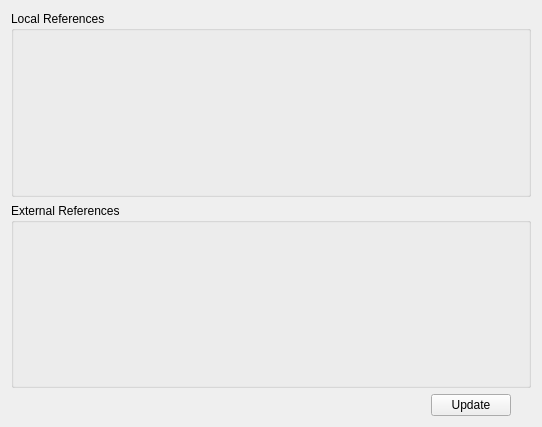
<?xml version="1.0" encoding="UTF-8"?>
<ui version="4.0">
 <class>Dialog</class>
 <widget class="QWidget" name="Dialog">
  <property name="geometry">
   <rect>
    <x>0</x>
    <y>0</y>
    <width>542</width>
    <height>427</height>
   </rect>
  </property>
  <property name="windowTitle">
   <string>Form</string>
  </property>
  <layout class="QVBoxLayout" name="verticalLayout">
   <item>
    <widget class="QGroupBox" name="local_group">
     <property name="title">
      <string>Local References</string>
     </property>
     <layout class="QVBoxLayout" name="verticalLayout_2">
      <item>
       <spacer name="verticalSpacer">
        <property name="orientation">
         <enum>Qt::Vertical</enum>
        </property>
        <property name="sizeHint" stdset="0">
         <size>
          <width>20</width>
          <height>40</height>
         </size>
        </property>
       </spacer>
      </item>
     </layout>
    </widget>
   </item>
   <item>
    <widget class="QGroupBox" name="external_group">
     <property name="title">
      <string>External References</string>
     </property>
     <layout class="QVBoxLayout" name="verticalLayout_3">
      <item>
       <spacer name="verticalSpacer_2">
        <property name="orientation">
         <enum>Qt::Vertical</enum>
        </property>
        <property name="sizeHint" stdset="0">
         <size>
          <width>20</width>
          <height>40</height>
         </size>
        </property>
       </spacer>
      </item>
     </layout>
    </widget>
   </item>
   <item>
    <layout class="QHBoxLayout" name="button_layout">
     <property name="rightMargin">
      <number>20</number>
     </property>
     <item>
      <spacer name="horizontalSpacer">
       <property name="orientation">
        <enum>Qt::Horizontal</enum>
       </property>
       <property name="sizeHint" stdset="0">
        <size>
         <width>40</width>
         <height>20</height>
        </size>
       </property>
      </spacer>
     </item>
     <item>
      <widget class="QPushButton" name="update_button">
       <property name="sizePolicy">
        <sizepolicy hsizetype="Maximum" vsizetype="Fixed">
         <horstretch>0</horstretch>
         <verstretch>0</verstretch>
        </sizepolicy>
       </property>
       <property name="text">
        <string>Update</string>
       </property>
      </widget>
     </item>
    </layout>
   </item>
  </layout>
 </widget>
 <resources/>
 <connections/>
</ui>
